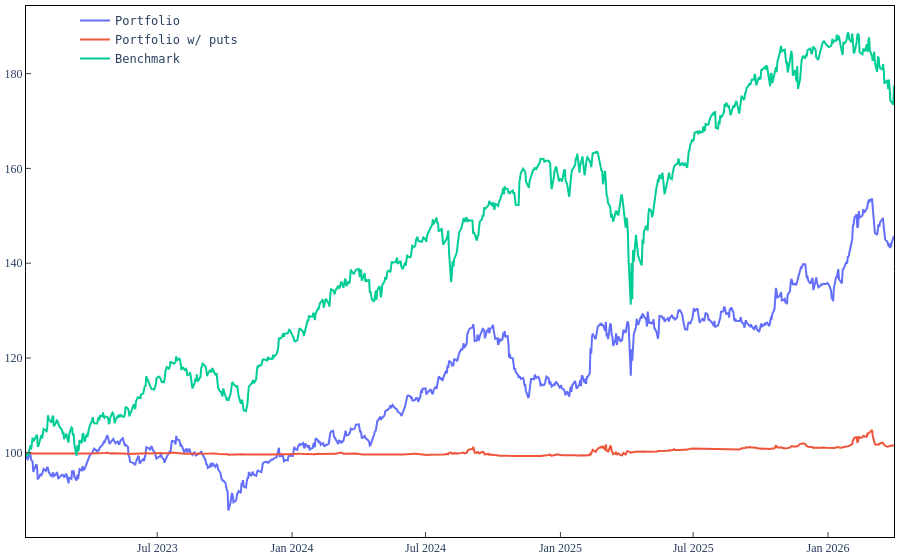

The cell this chart's notebook holds for it:
### Code cell
import plotly.graph_objects as go

red = '#f8766d'
blue = '#619cff'

style_dict = {
    'layout.plot_bgcolor': 'rgba(0, 0, 0, 0)',
    'layout.font.family': 'Times New Roman',
    'layout.xaxis.linecolor': 'black',
    'layout.xaxis.ticks': 'inside',
    'layout.xaxis.mirror': True,
    'layout.xaxis.showline': True,
    'layout.yaxis.linecolor': 'black',
    'layout.yaxis.ticks': 'inside',
    'layout.yaxis.mirror': True,
    'layout.yaxis.showline': True,
    'layout.autosize': False,
    'layout.legend.bgcolor': 'rgba(0, 0, 0, 0)',
    'layout.legend.xanchor': 'right',
    'layout.legend.x': 0.25,
    'layout.legend.font.family': 'monospace',
}

fig = go.Figure()

fig.update(**style_dict)

fig.update_layout(margin=dict(r=5, l=5, t=5, b=5))

fig.add_trace(go.Scatter(x = init_df.index, y = init_df.Open, name="Portfolio", mode='lines'))
fig.add_trace(go.Scatter(x = init_df.index, y = init_df.price_with_put, name="Portfolio w/ puts", mode='lines'))
fig.add_trace(go.Scatter(x = init_df.index, y = init_df.SPY, name="Benchmark", mode='lines'))

fig.write_image(f"graphs/{a}_{mode}.png", scale=4)
fig.show()

### Figure 1 — Plotly figure (JSON) as saved in the notebook; plotly's stock layout.template omitted (floating-point values rounded to 4 significant figures; data arrays with more than 128 entries replaced by an {"elided": "..."} marker saying what was removed)
{"data": [{"mode": "lines", "name": "Portfolio", "type": "scatter", "x": {"elided": "820 str values"}, "y": {"elided": "820 float values"}}, {"mode": "lines", "name": "Portfolio w/ puts", "type": "scatter", "x": {"elided": "820 str values"}, "y": {"elided": "820 float values"}}, {"mode": "lines", "name": "Benchmark", "type": "scatter", "x": {"elided": "820 str values"}, "y": {"elided": "820 float values"}}], "layout": {"autosize": false, "font": {"family": "Times New Roman"}, "legend": {"bgcolor": "rgba(0, 0, 0, 0)", "font": {"family": "monospace"}, "x": 0.25, "xanchor": "right"}, "margin": {"b": 5, "l": 5, "r": 5, "t": 5}, "plot_bgcolor": "rgba(0, 0, 0, 0)", "xaxis": {"linecolor": "black", "mirror": true, "showline": true, "ticks": "inside"}, "yaxis": {"linecolor": "black", "mirror": true, "showline": true, "ticks": "inside"}}}
